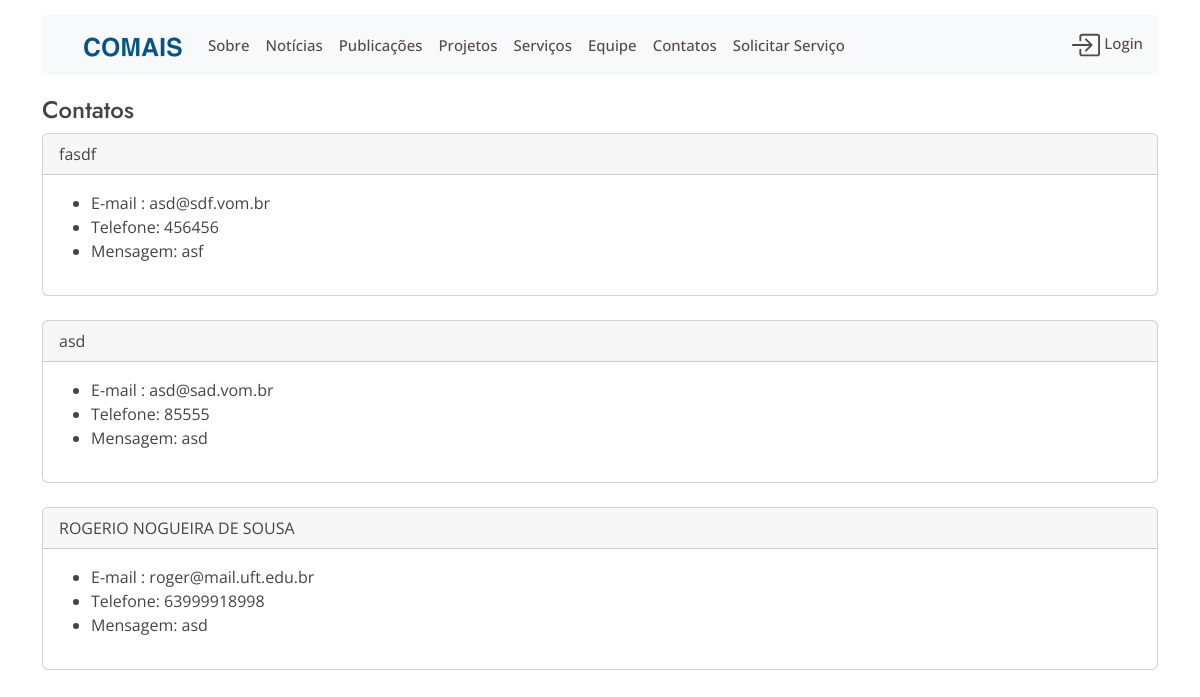
Page /contatos on the earlier database version.
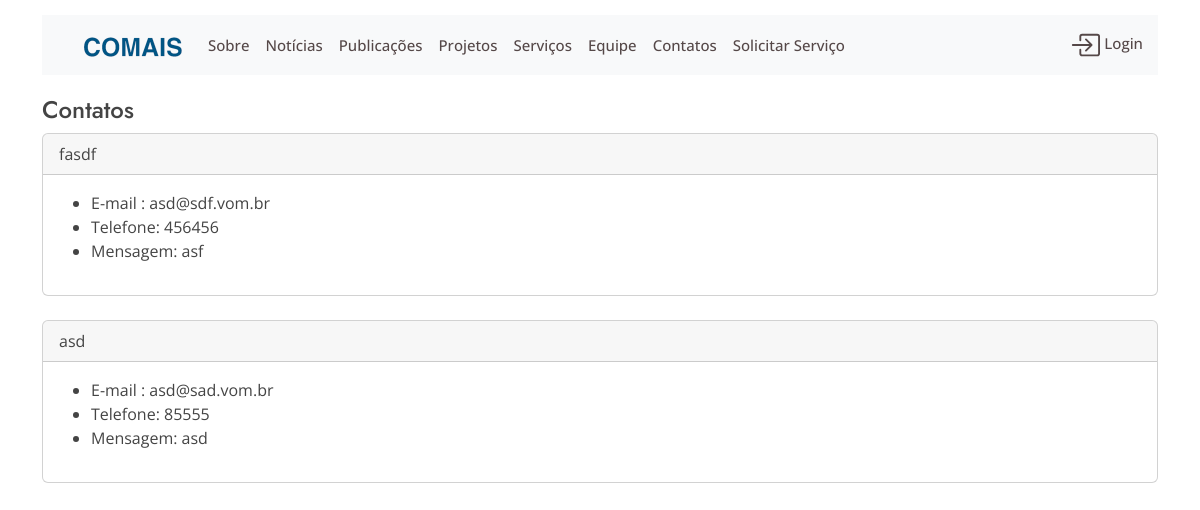
Same page on the later database version.
### website/models.py (models this page shows, shortened)
class Contato(models.Model):
    nome = models.CharField('Nome',max_length=100)
    email = models.EmailField('Email',max_length=100)
    telefone = models.CharField('Telefone',max_length=100)
    cidade = models.CharField('Cidade',max_length=100)
    mensagem = models.TextField('Mensagem')
    status = models.IntegerField('Status',default=0)

### website/views.py (the view)
# urls.py: path('contatos', views.contatos, name='contato-list'),
def contatos(request):
    contatos = Contato.objects.all()
    return render(request,'contatos_list.html', {'contatos':contatos})

### website/templates/contatos_list.html (shortened to what this page needs)
{% extends 'base2.html'%}
{% block content %}
    <h4 class= "page-title">Contatos</h4>
    {% for contato in contatos %}
    <div class="card">
        <div class="card-header">
            <a class="nav-link active" aria-current="page" href="{% url 'show-contatos' contato.id %}">{{contato.nome}}</a>
        </div>
        <div class="card-body">
                <ul>
                        <li>E-mail : {{contato.email}}</li>
                        <li>Telefone: {{contato.telefone}} </li>
                        <li>Mensagem: {{contato.mensagem}} </li>
                    </ul>
            </div>
        </div>
    {% endfor %}
{% endblock  %}

Differences in the rows shown:
removed Contato: nome "ROGERIO NOGUEIRA DE SOUSA", email "roger@mail.uft.edu.br", telefone "63999918998", mensagem "asd"
